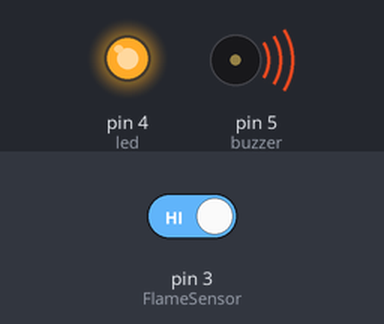
The sketch below on a simulated Arduino Uno, built with avr-gcc and run on an emulated ATmega328P. Parts: output pins drawn as LEDs (lit = HIGH), buzzer (waves = sounding, pin HIGH). The inputs (shaded band) are chosen by the test bench; at power-on: pin 3 (FlameSensor) HIGH.

Above: at 4.8 s.
4.9 s: pin 3 (FlameSensor) driven LOW
At 6.8 s:
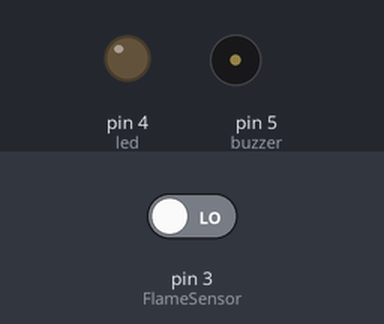
7.6 s: pin 3 (FlameSensor) driven HIGH
At 8.0 s:
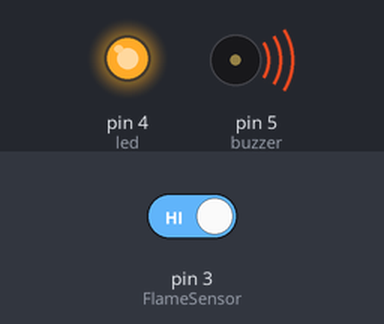
Timing chart, 0 to 10.6 s (numbered marks = the images above; inputs shaded):
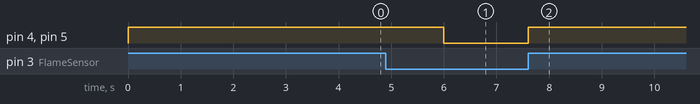

The sketch:

Flame_Sensor_Module.ino
```cpp
int FlameSensor = 3;
int led = 4;
int buzzer = 5;
void setup() {

pinMode(FlameSensor,INPUT);
pinMode(led,OUTPUT);
pinMode(buzzer,OUTPUT);
}
void loop() {

int sutSensor = digitalRead(FlameSensor);

 if(sutSensor == 0){
  digitalWrite(led,LOW);
  digitalWrite(buzzer,LOW);
 }
 else {
  digitalWrite(led,HIGH);
  digitalWrite(buzzer,HIGH);
  delay(2000);
  }}
```

Measured:
- after the input at 4.9 s, pin 4 (led), pin 5 (buzzer): HIGH → LOW after 1.1 s
- after the input at 7.6 s, pin 4 (led), pin 5 (buzzer): LOW → HIGH at once
